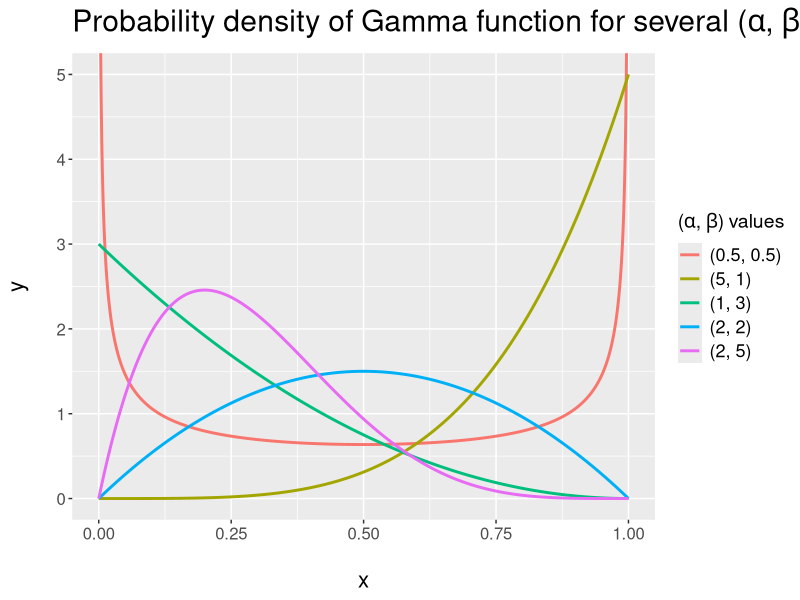
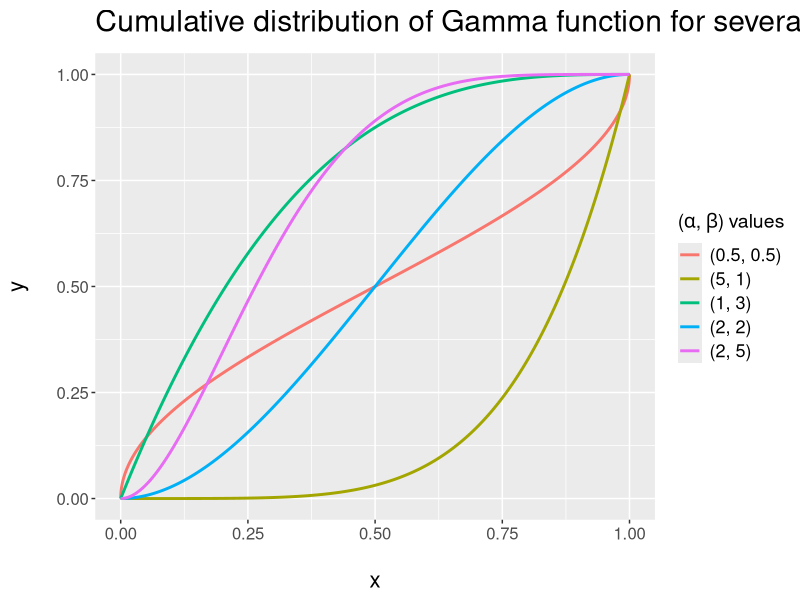
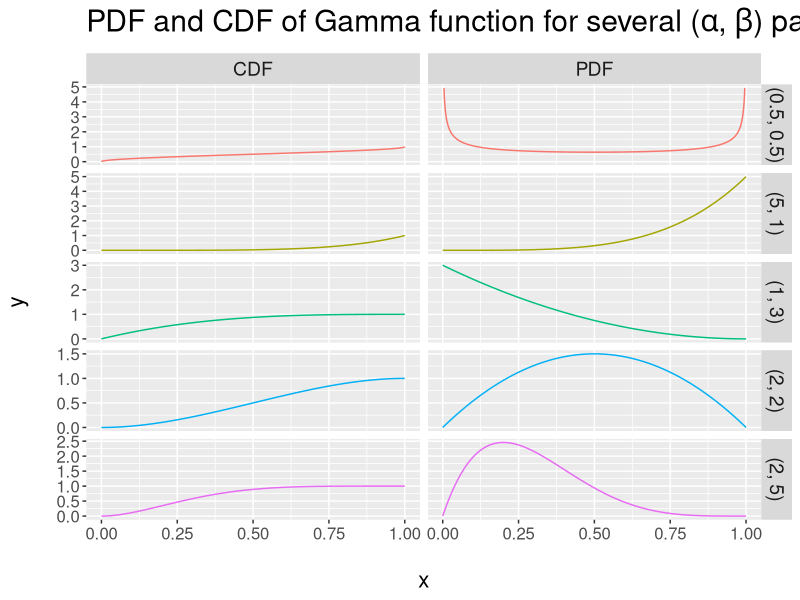
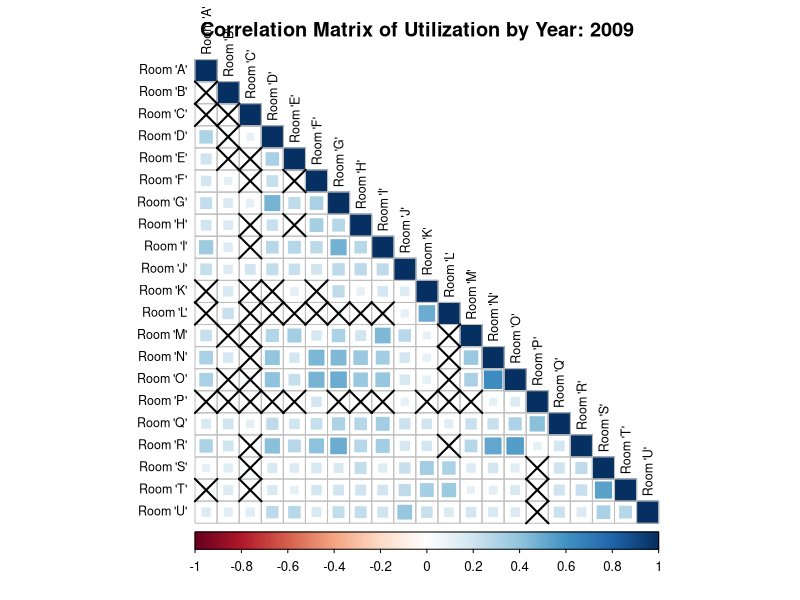
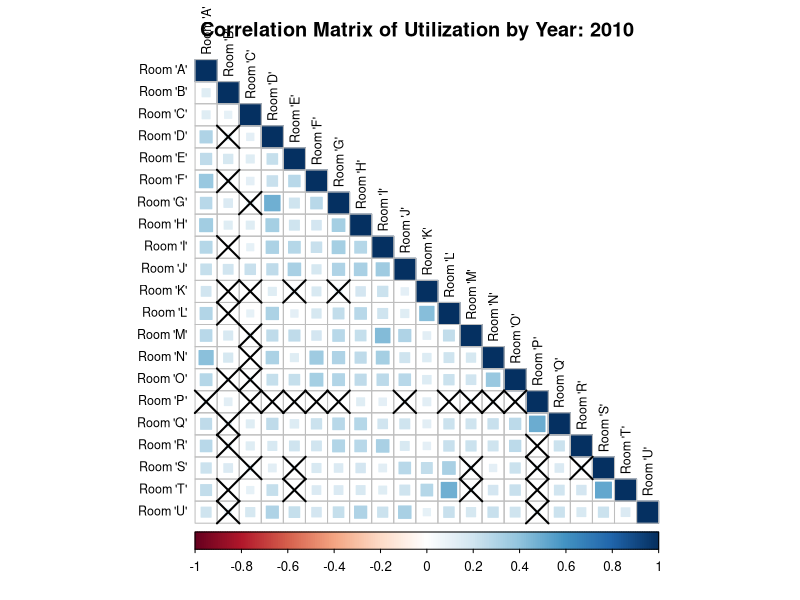
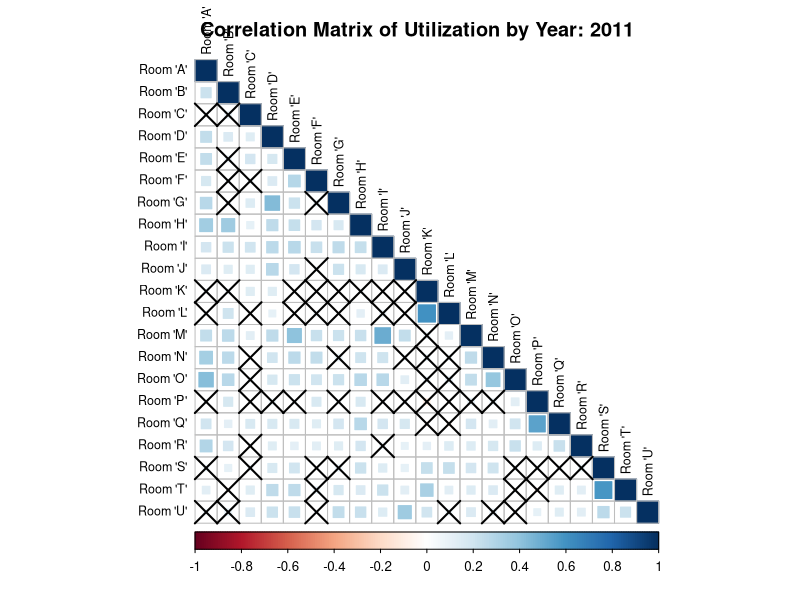
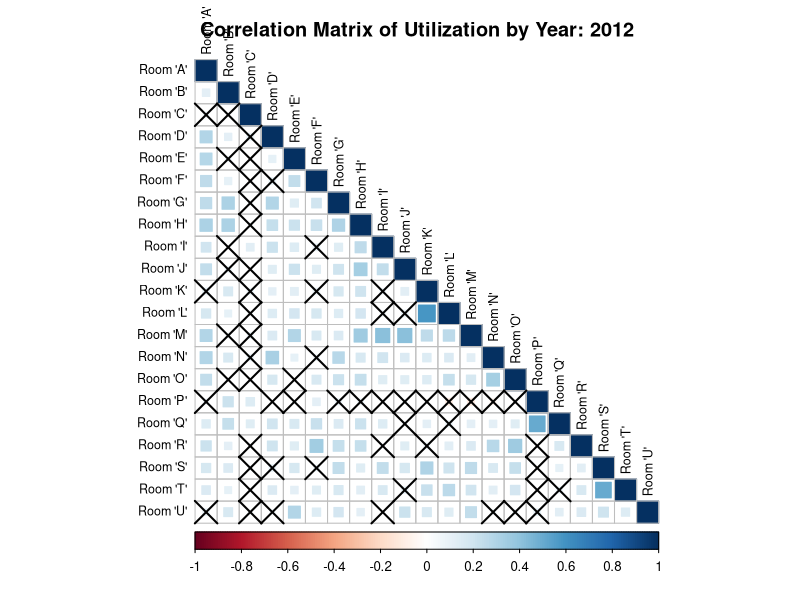
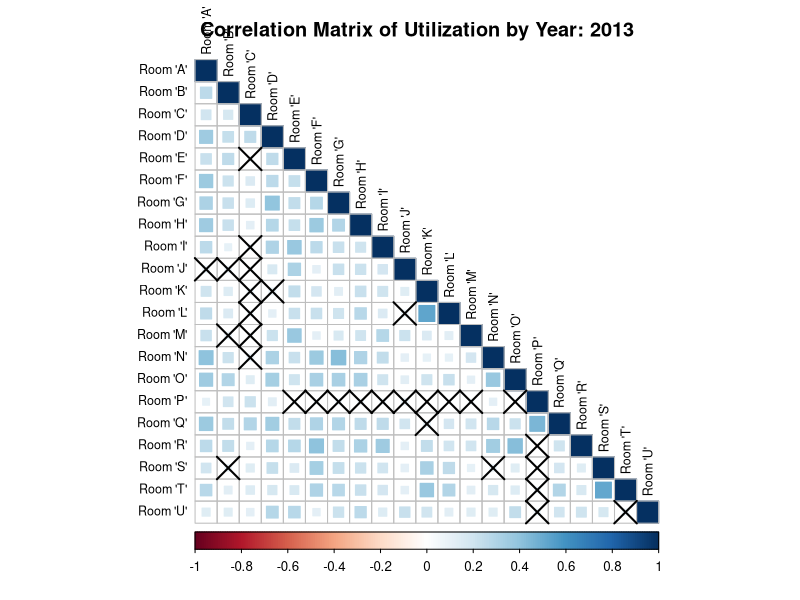

R code for these plots, in order:
## ---- chunk 1
knitr::opts_chunk$set(echo = TRUE)
## ---- chunk 2
# Check if ggplot is installed and install/load the package
if(!"ggplot2" %in% rownames(installed.packages())){
  install.packages("ggplot2", dependencies = T)
}
library(ggplot2)

# Check if lubridate is installed and install/load the package
if(!"lubridate" %in% rownames(installed.packages())){
  install.packages("lubridate", dependencies = T)
}
library(lubridate)

# Check if magrittr is installed and install/load the package
if(!"magrittr" %in% rownames(installed.packages())){
  install.packages("magrittr", dependencies = T)
}
library(magrittr)

# Check if corrplot is installed and install/load the package
if(!"corrplot" %in% rownames(installed.packages())){
  install.packages("corrplot", dependencies = T)
}
library(corrplot)

# Check if tidyr is installed and install/load the package
if(!"tidyr" %in% rownames(installed.packages())){
  install.packages("tidyr", dependencies = T)
}
library(tidyr)

# Check if scales is installed and install/load the package
if(!"scales" %in% rownames(installed.packages())){
  install.packages("scales", dependencies = T)
}
library(scales)

# Check if reshape2 is installed and install/load the package
if(!"reshape2" %in% rownames(installed.packages())){
  install.packages("reshape2", dependencies = T)
}
library(reshape2)
## ---- chunk 3
hotel <- read.csv("hotelData.csv", header = T, stringsAsFactors = F, na.strings = "")
str(hotel, strict.width = "w")
## ---- chunk 4
hotel$room <- factor(hotel$room, levels = unique(hotel$room), ordered = T)
hotel$month <- factor(hotel$month, levels = month.name, ordered = T)
hotel$date <- as.Date(hotel$date, "%Y-%m-%d")
str(hotel, strict.width = "w")
## ---- chunk 5
hotel[hotel$event_min > hotel$max_min,]$event_min <- hotel$max_min[1]
## ---- chunk 6
for(i in seq_along(levels(hotel$room))){
  print(unique(hotel$area[hotel$room == LETTERS[i]]))
}
## ---- chunk 7
hotel$dayOfYear <- yday(hotel$date)
hotel$utilization <- hotel$event_min/hotel$max_min

for(i in seq_along(levels(hotel$room))){
  hotel[hotel$room == levels(hotel$room)[i],] %>% 
    ggplot(aes(dayOfYear, utilization, colour = factor(year))) +
    geom_line(size = .25) +
    facet_grid(year ~ .) +
    xlab("\n Day of Year") + 
    ylab("Utilization\n") + 
    ggtitle(paste("Room '", levels(hotel$room)[i], "' Utilization Rates\n",
                  sep = "")) +
    theme(legend.position = "none") +
    theme(axis.text = element_text(size=12),
          strip.text.y = element_text(size = 18),
          title = element_text(size = 20)) +
    scale_x_continuous(breaks = seq(0, 365, 30)) +
    scale_y_continuous(labels = percent)
  #ggsave(paste0("q1t2-", i, ".pdf"), height = 8.5, width = 11)
}
## ---- chunk 8
hotel$dayOfWeek <- factor(weekdays(hotel$date), levels = c("Monday",
                                                           "Tuesday",
                                                           "Wednesday",
                                                           "Thursday",
                                                           "Friday",
                                                           "Saturday",
                                                           "Sunday"), ordered = T)
for(i in seq_along(levels(hotel$room))){
  hotel[hotel$room == levels(hotel$room)[i],] %>% 
    ggplot(aes(dayOfYear, utilization, colour = dayOfWeek)) +
    geom_line(size = .25) +
    facet_grid(dayOfWeek ~ .) +
    xlab("\n Day of Year") + 
    ylab("Utilization\n") + 
    ggtitle(paste("Room '", levels(hotel$room)[i],
                  "' Utilization Rates by Day of the Week\n", sep = "")) +
    theme(legend.position = "none") +
    theme(axis.text = element_text(size=12),
          strip.text.y = element_text(size = 12),
          title = element_text(size = 20)) +
    scale_x_continuous(breaks = seq(0, 365, 30)) +
    scale_y_continuous(labels = percent)
  #ggsave(paste0("q1t3-", i, ".pdf"), height = 8.5, width = 11)
}
## ---- chunk 9
hotel$weekdayOrWeekend <- factor(ifelse(hotel$dayOfWeek < "Saturday", "Weekday", "Weekend"))

for(i in seq_along(levels(hotel$room))){
  df <- subset(hotel[hotel$room == levels(hotel$room)[i],])
  minUtilizationPerDay <- aggregate(utilization ~ dayOfYear + weekdayOrWeekend, df, min)
  names(minUtilizationPerDay)[3] <- "minimum"
  maxUtilizationPerDay <- aggregate(utilization ~ dayOfYear + weekdayOrWeekend, df, max)
  names(maxUtilizationPerDay)[3] <- "maximum"
  df <- merge(df, minUtilizationPerDay, by = c("dayOfYear", "weekdayOrWeekend"))
  df <- merge(df, maxUtilizationPerDay, by = c("dayOfYear", "weekdayOrWeekend"))
  
  df %>% 
    ggplot(aes(dayOfYear, utilization)) +
      geom_line(stat = "summary", fun.y ="mean", size = .3) +
      geom_ribbon(aes(ymin = minimum, ymax = maximum), alpha = 0.3) +
      facet_grid(weekdayOrWeekend ~ .) +
      xlab("\n Day of Year") + 
      ylab("Min, Mean, & Max Utilization\n") + 
      ggtitle(paste("Room '", levels(hotel$room)[i], "' Utilization Rates\n", sep = "")) +
      theme(legend.position = "none") +
      theme(axis.text = element_text(size=12),
            strip.text.y = element_text(size = 18),
            title = element_text(size = 20)) +
      scale_x_continuous(breaks = seq(0, 365, 30)) +
      scale_y_continuous(labels = percent)
  #ggsave(paste0("q1t4-", i, ".pdf"), height = 8.5, width = 11)
}
## ---- chunk 10
for(i in seq_along(levels(hotel$room))){
  df <- subset(hotel[hotel$room == levels(hotel$room)[i],])
  minUtilizationPerDay <- aggregate(utilization ~ dayOfYear, df, min)
  names(minUtilizationPerDay)[2] <- "minimum"
  maxUtilizationPerDay <- aggregate(utilization ~ dayOfYear, df, max)
  names(maxUtilizationPerDay)[2] <- "maximum"
  df <- merge(df, minUtilizationPerDay, by = "dayOfYear")
  df <- merge(df, maxUtilizationPerDay, by = "dayOfYear")

  df %>% 
    ggplot(aes(dayOfYear, utilization)) +
      geom_line(stat = "summary", fun.y ="mean", size = .3) +
      geom_ribbon(aes(ymin = minimum, ymax = maximum), alpha = 0.3) +
      xlab("\n Day of Year") + 
      ylab("Min, Mean, & Max Utilization\n") + 
      ggtitle(paste("Room '", levels(hotel$room)[i], "' Utilization Rates\n",
                    sep = "")) +
      theme(legend.position = "none") +
      theme(axis.text = element_text(size=12),
            strip.text.y = element_text(size = 18),
            title = element_text(size = 20)) +
      scale_x_continuous(breaks = seq(0, 365, 30)) +
      scale_y_continuous(labels = percent)
  #ggsave(paste0("q1t5-", i, ".pdf"), height = 8.5, width = 11)
}
## ---- chunk 11
meanUtilizationsDayRoom <- aggregate(utilization ~ dayOfWeek + room, hotel, mean)

for(i in 1:7){
  df <- meanUtilizationsDayRoom[meanUtilizationsDayRoom$dayOfWeek == levels(
                                hotel$dayOfWeek)[i],]
  df <- df[order(df$utilization, decreasing = T),]
  SS <- vector("numeric", 9)
  for(k in 2:10){
    kmean <- kmeans(df[, 3], k)
    df$cluster <- factor(kmean$cluster)
    SS[k-1] <- kmean$tot.withinss
    
    df %>% 
      ggplot(aes(utilization, reorder(room, utilization), colour = cluster)) +
        geom_point(size = 3) +
        geom_segment(aes(x = 0, xend = utilization, y = room, yend = room),
                     colour = "black", size = .3) +
        geom_point(size = 3) +
        xlab("\n Mean Utilization") + 
        ylab("Room\n") + 
        ggtitle(paste(levels(hotel$dayOfWeek)[i], ": ",
                      k, " - Means Grouping by Mean Utilization\n",
                      sep = "")) +
        theme(legend.position = "none",
              axis.text = element_text(size=12),
              strip.text.y = element_text(size = 18),
              title = element_text(size = 18)) +
        scale_y_discrete(labels = paste("Room", df$room)) +
        scale_x_continuous(breaks = seq(0, 1, .05),
                           labels = percent) +
        coord_cartesian(xlim = c(min(df$utilization), max(df$utilization)))
    #ggsave(paste0("q1t6-", i, "-", k, ".pdf"), height = 8.5, width = 11)
  }
  
  ggplot(NULL, aes(2:10, SS)) + 
    geom_line(size = .25) +
    geom_point(size = 2) +
    xlab("\nNumber of Clusters") + 
    ylab("Total Within SS\n") + 
    ggtitle(paste(levels(hotel$dayOfWeek)[i],
                  ": ",
  "Total Within SS versus Number of Clusters for K-Means Grouping by Mean Utilization\n",
                  sep = "")) +
    theme(legend.position = "none") +
    theme(axis.text = element_text(size=12),
          strip.text.y = element_text(size = 18),
          title = element_text(size = 13)) +
    scale_x_continuous(breaks = 2:10, labels = as.character(2:10))
  #ggsave(paste0("q1t6-", i, ".pdf"), height = 8.5, width = 11)
}
## ---- chunk 12
for(i in unique(hotel$year)){
  pdf(paste0("q1t7-", i, ".pdf"), paper = "letter")
    d <- hotel[hotel$year == i,]
    d <- data.frame(split(d$utilization, d$room))
    names(d) <- paste("Room '", LETTERS[1:21], "'", sep = "")
    
    M <- cor(d)
    corrplot(M, p.mat = 1-M, method = "square", type = "lower",
           sig.level = .9, insig = "pch", tl.cex = .75, tl.col = "black",
           pch.cex = 3)
    title(main = paste("Correlation Matrix of Utilization by Year:", i, "\n"))
  dev.off()
}
## ---- chunk 13
for(i in 1:7){
  pdf(paste0("q1t8-", i, ".pdf"), paper = "letter")
    d <- hotel[hotel$dayOfWeek == levels(hotel$dayOfWeek)[i],]
    d <- data.frame(split(d$utilization, d$room))
    names(d) <- paste("Room '", LETTERS[1:21], "'", sep = "")
    
    M <- cor(d)
    corrplot(M, p.mat = 1-M, method = "square", type = "lower",
             sig.level = .9, insig = "pch", tl.cex = .75, tl.col = "black",
             pch.cex = 3)
    title(main = paste("Correlation Matrix of Utilization by Day:",
                           levels(hotel$dayOfWeek)[i], "\n"))
  dev.off()
}
## ---- chunk 14
pdf("q1t9.pdf", paper = "letter")
  d <- data.frame(split(hotel$utilization, hotel$room))
  names(d) <- paste("Room '", LETTERS[1:21], "'", sep = "")
  
  M <- cor(d)
  corrplot(M, p.mat = 1-M, method = "square", type = "lower",
           sig.level = .95, insig = "pch", tl.cex = .75, tl.col = "black",
           pch.cex = 3)
  title(main = "Correlation Matrix of Utilization")
dev.off()
## ---- chunk 15
alphas <- c(0.5, 5, 1, 2, 2)
betas <- c(0.5, 1, 3, 2, 5)
x <- seq(0, 1, length.out = 5000)

pdf <- data.frame(
  "x" = x,
  "y1" = dbeta(x, alphas[1], betas[1]), 
  "y2" = dbeta(x, alphas[2], betas[2]), 
  "y3" = dbeta(x, alphas[3], betas[3]), 
  "y4" = dbeta(x, alphas[4], betas[4]), 
  "y5" = dbeta(x, alphas[5], betas[5])
)

pdf <- gather(pdf, tuple, y, y1, y2, y3, y4, y5)
pdf$tuple <- as.factor(pdf$tuple)


fig <- ggplot(pdf, aes(x, y, colour = tuple)) +
  geom_line(size = 1) +
  coord_cartesian(ylim = c(0, 5)) +
  ylab("y\n") +
  xlab("\nx") +
  theme(legend.title = element_text(size = 14),
        legend.text = element_text(size = 13),
        axis.text = element_text(size = 12),
        axis.title = element_text(size = 16),
        title = element_text(size = 18)) +
  scale_color_manual(expression(paste("(", alpha, ", ", beta, ") values",
                                      sep = "")),
                     labels=paste("(", alphas, ", ", betas, ")", sep = ""),
                     values = c("#F8766D", "#A3A500", "#00BF7D", "#00B0F6",
                                "#E76BF3")) +
  ggtitle(expression(paste("Probability density of Gamma function for several (",
                           alpha, ", ", beta, ") pairs", sep = "")))
#ggsave(plot = fig, filename = paste0("q2t1.pdf"), height = 8.5, width = 11)
print(fig)
## ---- chunk 16
cdf <- data.frame(
  "x" = x,
  "y1" = pbeta(x, alphas[1], betas[1]), 
  "y2" = pbeta(x, alphas[2], betas[2]), 
  "y3" = pbeta(x, alphas[3], betas[3]), 
  "y4" = pbeta(x, alphas[4], betas[4]), 
  "y5" = pbeta(x, alphas[5], betas[5])
)

cdf <- gather(cdf, tuple, y, y1, y2, y3, y4, y5)
cdf$tuple <- as.factor(cdf$tuple)

fig <- ggplot(cdf, aes(x, y, colour = tuple)) +
  geom_line(size = 1) +
  ylab("y\n") +
  xlab("\nx") +
  theme(legend.title = element_text(size = 14),
        legend.text = element_text(size = 13),
        axis.text = element_text(size = 12),
        axis.title = element_text(size = 16),
        title = element_text(size = 18)) +
  scale_color_manual(expression(paste("(", alpha, ", ", beta, ") values",
                                      sep = "")),
                     labels=paste("(", alphas, ", ", betas, ")", sep = ""),
                     values = c("#F8766D", "#A3A500", "#00BF7D", "#00B0F6",
                                "#E76BF3")) +
  ggtitle(expression(paste("Cumulative distribution of Gamma function for several (",
                           alpha, ", ", beta, ") pairs", sep = "")))
#ggsave(plot = fig, filename = paste0("q2t2.pdf"), height = 8.5, width = 11)
print(fig)
## ---- chunk 17
tuple_names <- list(
  y1 = eval(expression(paste("(", alphas[1], ", ", betas[1], ")", sep = ""))),
  y2 = eval(expression(paste("(", alphas[2], ", ", betas[2], ")", sep = ""))),
  y3 = eval(expression(paste("(", alphas[3], ", ", betas[3], ")", sep = ""))),
  y4 = eval(expression(paste("(", alphas[4], ", ", betas[4], ")", sep = ""))),
  y5 = eval(expression(paste("(", alphas[5], ", ", betas[5], ")", sep = "")))
)

pdfOrCdf_names <- c(
  cdf_y = "CDF",
  pdf_y = "PDF"
)

plot_labeller <- function(variable,value){
  if (variable=='tuple') {
    return(tuple_names[value])
  } else if (variable=='pdfOrCdf') {
    return(pdfOrCdf_names[value])
  } else {
    return(as.character(value))
  }
}

df <- cbind(pdf, cdf)
df <- df[-c(4, 5)]
names(df) <- c("x", "tuple", "PDF", "CDF")

df <- gather(df, pdfOrCdf, y, PDF, CDF)
df$pdfOrCdf <- factor(df$pdfOrCdf)
df <- subset(df, !(df$y >=5))


fig <- ggplot(df, aes(x, y, colour = tuple)) +
  geom_line(size = .5) +
  facet_grid(tuple ~ pdfOrCdf, scales = "free", labeller = plot_labeller) +
  ylab("y\n") +
  xlab("\nx") +
  theme(legend.position = "none") +
  theme(legend.title = element_text(size = 14),
        legend.text = element_text(size = 13),
        axis.text = element_text(size = 12),
        axis.title = element_text(size = 16),
        title = element_text(size = 18)) +
  theme(strip.text.y = element_text(size = 14),
        strip.text.x = element_text(size = 14)) +
  ggtitle(expression(paste( "PDF and CDF of Gamma function for several (",
                           alpha, ", ", beta, ") pairs", sep = "")))
#ggsave(plot = fig, filename = paste0("q2t3.pdf"), height = 8.5, width = 11)
print(fig)
## ---- chunk 18
redfin <- read.table("redfinData.csv", sep = "\t", fileEncoding = "UTF-16",
                     dec = ".", stringsAsFactors = F, header = T)
str(redfin, strict.width = "w")
## ---- chunk 19
# convert the column with Month+Year to only Year and rename it
redfin$Month.of.Period.End <- 
  paste("01", redfin$Month.of.Period.End) %>% 
    as.Date("%d %B %Y") %>% 
      format("%Y")
names(redfin)[2] <- "Year"
## ---- chunk 20
# Convert to a "wide" data frame with Year, Region, and all 18 Measures
tidyRedfin <- dcast(redfin, Year + Region ~ Measure.Names, mean)
# Clean up the whitespace in some Measure names
names(tidyRedfin) <- sub("^ | $", "", names(tidyRedfin))
# Clean up the whitespace in some Region names
tidyRedfin$Region <- sub("^ | $", "", tidyRedfin$Region)
# Set the year to numeric
tidyRedfin$Year <- as.numeric(tidyRedfin$Year)

str(tidyRedfin, strict.width = "w")
